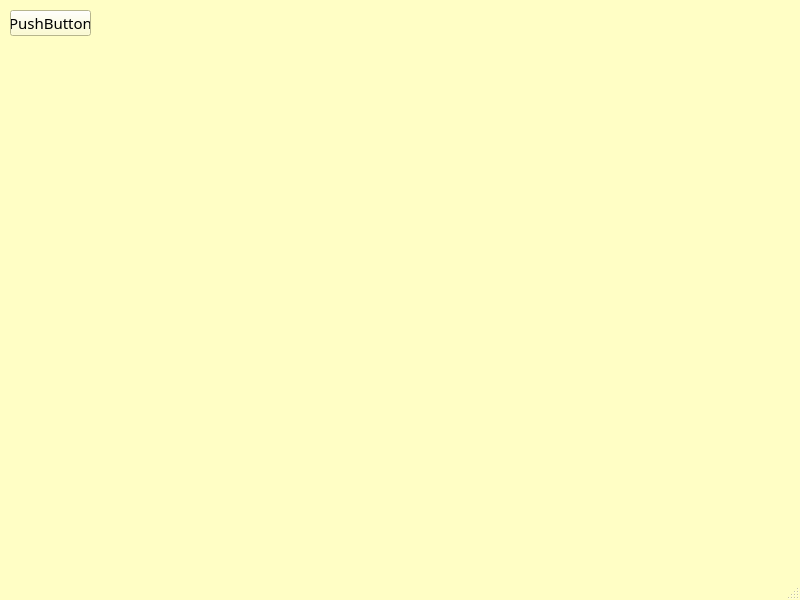
<?xml version="1.0" encoding="UTF-8"?>
<ui version="4.0">
 <class>MainWindow</class>
 <widget class="QMainWindow" name="MainWindow">
  <property name="windowModality">
   <enum>Qt::NonModal</enum>
  </property>
  <property name="enabled">
   <bool>true</bool>
  </property>
  <property name="geometry">
   <rect>
    <x>0</x>
    <y>0</y>
    <width>800</width>
    <height>600</height>
   </rect>
  </property>
  <property name="palette">
   <palette>
    <active>
     <colorrole role="WindowText">
      <brush brushstyle="SolidPattern">
       <color alpha="255">
        <red>0</red>
        <green>0</green>
        <blue>0</blue>
       </color>
      </brush>
     </colorrole>
     <colorrole role="Button">
      <brush brushstyle="SolidPattern">
       <color alpha="255">
        <red>255</red>
        <green>254</green>
        <blue>197</blue>
       </color>
      </brush>
     </colorrole>
     <colorrole role="Light">
      <brush brushstyle="SolidPattern">
       <color alpha="255">
        <red>255</red>
        <green>255</green>
        <blue>255</blue>
       </color>
      </brush>
     </colorrole>
     <colorrole role="Midlight">
      <brush brushstyle="SolidPattern">
       <color alpha="255">
        <red>255</red>
        <green>254</green>
        <blue>226</blue>
       </color>
      </brush>
     </colorrole>
     <colorrole role="Dark">
      <brush brushstyle="SolidPattern">
       <color alpha="255">
        <red>127</red>
        <green>127</green>
        <blue>98</blue>
       </color>
      </brush>
     </colorrole>
     <colorrole role="Mid">
      <brush brushstyle="SolidPattern">
       <color alpha="255">
        <red>170</red>
        <green>169</green>
        <blue>131</blue>
       </color>
      </brush>
     </colorrole>
     <colorrole role="Text">
      <brush brushstyle="SolidPattern">
       <color alpha="255">
        <red>0</red>
        <green>0</green>
        <blue>0</blue>
       </color>
      </brush>
     </colorrole>
     <colorrole role="BrightText">
      <brush brushstyle="SolidPattern">
       <color alpha="255">
        <red>255</red>
        <green>255</green>
        <blue>255</blue>
       </color>
      </brush>
     </colorrole>
     <colorrole role="ButtonText">
      <brush brushstyle="SolidPattern">
       <color alpha="255">
        <red>0</red>
        <green>0</green>
        <blue>0</blue>
       </color>
      </brush>
     </colorrole>
     <colorrole role="Base">
      <brush brushstyle="SolidPattern">
       <color alpha="255">
        <red>255</red>
        <green>255</green>
        <blue>255</blue>
       </color>
      </brush>
     </colorrole>
     <colorrole role="Window">
      <brush brushstyle="SolidPattern">
       <color alpha="255">
        <red>255</red>
        <green>254</green>
        <blue>197</blue>
       </color>
      </brush>
     </colorrole>
     <colorrole role="Shadow">
      <brush brushstyle="SolidPattern">
       <color alpha="255">
        <red>0</red>
        <green>0</green>
        <blue>0</blue>
       </color>
      </brush>
     </colorrole>
     <colorrole role="AlternateBase">
      <brush brushstyle="SolidPattern">
       <color alpha="255">
        <red>255</red>
        <green>254</green>
        <blue>226</blue>
       </color>
      </brush>
     </colorrole>
     <colorrole role="ToolTipBase">
      <brush brushstyle="SolidPattern">
       <color alpha="255">
        <red>255</red>
        <green>255</green>
        <blue>220</blue>
       </color>
      </brush>
     </colorrole>
     <colorrole role="ToolTipText">
      <brush brushstyle="SolidPattern">
       <color alpha="255">
        <red>0</red>
        <green>0</green>
        <blue>0</blue>
       </color>
      </brush>
     </colorrole>
     <colorrole role="PlaceholderText">
      <brush brushstyle="SolidPattern">
       <color alpha="128">
        <red>0</red>
        <green>0</green>
        <blue>0</blue>
       </color>
      </brush>
     </colorrole>
    </active>
    <inactive>
     <colorrole role="WindowText">
      <brush brushstyle="SolidPattern">
       <color alpha="255">
        <red>0</red>
        <green>0</green>
        <blue>0</blue>
       </color>
      </brush>
     </colorrole>
     <colorrole role="Button">
      <brush brushstyle="SolidPattern">
       <color alpha="255">
        <red>255</red>
        <green>254</green>
        <blue>197</blue>
       </color>
      </brush>
     </colorrole>
     <colorrole role="Light">
      <brush brushstyle="SolidPattern">
       <color alpha="255">
        <red>255</red>
        <green>255</green>
        <blue>255</blue>
       </color>
      </brush>
     </colorrole>
     <colorrole role="Midlight">
      <brush brushstyle="SolidPattern">
       <color alpha="255">
        <red>255</red>
        <green>254</green>
        <blue>226</blue>
       </color>
      </brush>
     </colorrole>
     <colorrole role="Dark">
      <brush brushstyle="SolidPattern">
       <color alpha="255">
        <red>127</red>
        <green>127</green>
        <blue>98</blue>
       </color>
      </brush>
     </colorrole>
     <colorrole role="Mid">
      <brush brushstyle="SolidPattern">
       <color alpha="255">
        <red>170</red>
        <green>169</green>
        <blue>131</blue>
       </color>
      </brush>
     </colorrole>
     <colorrole role="Text">
      <brush brushstyle="SolidPattern">
       <color alpha="255">
        <red>0</red>
        <green>0</green>
        <blue>0</blue>
       </color>
      </brush>
     </colorrole>
     <colorrole role="BrightText">
      <brush brushstyle="SolidPattern">
       <color alpha="255">
        <red>255</red>
        <green>255</green>
        <blue>255</blue>
       </color>
      </brush>
     </colorrole>
     <colorrole role="ButtonText">
      <brush brushstyle="SolidPattern">
       <color alpha="255">
        <red>0</red>
        <green>0</green>
        <blue>0</blue>
       </color>
      </brush>
     </colorrole>
     <colorrole role="Base">
      <brush brushstyle="SolidPattern">
       <color alpha="255">
        <red>255</red>
        <green>255</green>
        <blue>255</blue>
       </color>
      </brush>
     </colorrole>
     <colorrole role="Window">
      <brush brushstyle="SolidPattern">
       <color alpha="255">
        <red>255</red>
        <green>254</green>
        <blue>197</blue>
       </color>
      </brush>
     </colorrole>
     <colorrole role="Shadow">
      <brush brushstyle="SolidPattern">
       <color alpha="255">
        <red>0</red>
        <green>0</green>
        <blue>0</blue>
       </color>
      </brush>
     </colorrole>
     <colorrole role="AlternateBase">
      <brush brushstyle="SolidPattern">
       <color alpha="255">
        <red>255</red>
        <green>254</green>
        <blue>226</blue>
       </color>
      </brush>
     </colorrole>
     <colorrole role="ToolTipBase">
      <brush brushstyle="SolidPattern">
       <color alpha="255">
        <red>255</red>
        <green>255</green>
        <blue>220</blue>
       </color>
      </brush>
     </colorrole>
     <colorrole role="ToolTipText">
      <brush brushstyle="SolidPattern">
       <color alpha="255">
        <red>0</red>
        <green>0</green>
        <blue>0</blue>
       </color>
      </brush>
     </colorrole>
     <colorrole role="PlaceholderText">
      <brush brushstyle="SolidPattern">
       <color alpha="128">
        <red>0</red>
        <green>0</green>
        <blue>0</blue>
       </color>
      </brush>
     </colorrole>
    </inactive>
    <disabled>
     <colorrole role="WindowText">
      <brush brushstyle="SolidPattern">
       <color alpha="255">
        <red>127</red>
        <green>127</green>
        <blue>98</blue>
       </color>
      </brush>
     </colorrole>
     <colorrole role="Button">
      <brush brushstyle="SolidPattern">
       <color alpha="255">
        <red>255</red>
        <green>254</green>
        <blue>197</blue>
       </color>
      </brush>
     </colorrole>
     <colorrole role="Light">
      <brush brushstyle="SolidPattern">
       <color alpha="255">
        <red>255</red>
        <green>255</green>
        <blue>255</blue>
       </color>
      </brush>
     </colorrole>
     <colorrole role="Midlight">
      <brush brushstyle="SolidPattern">
       <color alpha="255">
        <red>255</red>
        <green>254</green>
        <blue>226</blue>
       </color>
      </brush>
     </colorrole>
     <colorrole role="Dark">
      <brush brushstyle="SolidPattern">
       <color alpha="255">
        <red>127</red>
        <green>127</green>
        <blue>98</blue>
       </color>
      </brush>
     </colorrole>
     <colorrole role="Mid">
      <brush brushstyle="SolidPattern">
       <color alpha="255">
        <red>170</red>
        <green>169</green>
        <blue>131</blue>
       </color>
      </brush>
     </colorrole>
     <colorrole role="Text">
      <brush brushstyle="SolidPattern">
       <color alpha="255">
        <red>127</red>
        <green>127</green>
        <blue>98</blue>
       </color>
      </brush>
     </colorrole>
     <colorrole role="BrightText">
      <brush brushstyle="SolidPattern">
       <color alpha="255">
        <red>255</red>
        <green>255</green>
        <blue>255</blue>
       </color>
      </brush>
     </colorrole>
     <colorrole role="ButtonText">
      <brush brushstyle="SolidPattern">
       <color alpha="255">
        <red>127</red>
        <green>127</green>
        <blue>98</blue>
       </color>
      </brush>
     </colorrole>
     <colorrole role="Base">
      <brush brushstyle="SolidPattern">
       <color alpha="255">
        <red>255</red>
        <green>254</green>
        <blue>197</blue>
       </color>
      </brush>
     </colorrole>
     <colorrole role="Window">
      <brush brushstyle="SolidPattern">
       <color alpha="255">
        <red>255</red>
        <green>254</green>
        <blue>197</blue>
       </color>
      </brush>
     </colorrole>
     <colorrole role="Shadow">
      <brush brushstyle="SolidPattern">
       <color alpha="255">
        <red>0</red>
        <green>0</green>
        <blue>0</blue>
       </color>
      </brush>
     </colorrole>
     <colorrole role="AlternateBase">
      <brush brushstyle="SolidPattern">
       <color alpha="255">
        <red>255</red>
        <green>254</green>
        <blue>197</blue>
       </color>
      </brush>
     </colorrole>
     <colorrole role="ToolTipBase">
      <brush brushstyle="SolidPattern">
       <color alpha="255">
        <red>255</red>
        <green>255</green>
        <blue>220</blue>
       </color>
      </brush>
     </colorrole>
     <colorrole role="ToolTipText">
      <brush brushstyle="SolidPattern">
       <color alpha="255">
        <red>0</red>
        <green>0</green>
        <blue>0</blue>
       </color>
      </brush>
     </colorrole>
     <colorrole role="PlaceholderText">
      <brush brushstyle="SolidPattern">
       <color alpha="128">
        <red>0</red>
        <green>0</green>
        <blue>0</blue>
       </color>
      </brush>
     </colorrole>
    </disabled>
   </palette>
  </property>
  <property name="font">
   <font>
    <family>Menlo</family>
    <pointsize>11</pointsize>
   </font>
  </property>
  <property name="contextMenuPolicy">
   <enum>Qt::DefaultContextMenu</enum>
  </property>
  <property name="acceptDrops">
   <bool>false</bool>
  </property>
  <property name="windowTitle">
   <string>MainWindow</string>
  </property>
  <property name="windowOpacity">
   <double>1.000000000000000</double>
  </property>
  <property name="toolTip">
   <string>Hellow PyQt5</string>
  </property>
  <property name="toolTipDuration">
   <number>3000</number>
  </property>
  <property name="statusTip">
   <string>Windows status tips</string>
  </property>
  <property name="autoFillBackground">
   <bool>false</bool>
  </property>
  <property name="styleSheet">
   <string notr="true">border-image: url(:/png/dolphing.png);</string>
  </property>
  <property name="locale">
   <locale language="Chinese" country="China"/>
  </property>
  <property name="toolButtonStyle">
   <enum>Qt::ToolButtonIconOnly</enum>
  </property>
  <property name="animated">
   <bool>true</bool>
  </property>
  <property name="documentMode">
   <bool>false</bool>
  </property>
  <property name="tabShape">
   <enum>QTabWidget::Rounded</enum>
  </property>
  <property name="dockNestingEnabled">
   <bool>false</bool>
  </property>
  <property name="dockOptions">
   <set>QMainWindow::AnimatedDocks</set>
  </property>
  <property name="unifiedTitleAndToolBarOnMac">
   <bool>false</bool>
  </property>
  <widget class="QWidget" name="centralwidget">
   <widget class="QPushButton" name="pushButton">
    <property name="enabled">
     <bool>true</bool>
    </property>
    <property name="geometry">
     <rect>
      <x>10</x>
      <y>10</y>
      <width>81</width>
      <height>26</height>
     </rect>
    </property>
    <property name="cursor">
     <cursorShape>ArrowCursor</cursorShape>
    </property>
    <property name="contextMenuPolicy">
     <enum>Qt::NoContextMenu</enum>
    </property>
    <property name="text">
     <string>PushButton</string>
    </property>
   </widget>
  </widget>
  <widget class="QMenuBar" name="menubar">
   <property name="geometry">
    <rect>
     <x>0</x>
     <y>0</y>
     <width>800</width>
     <height>21</height>
    </rect>
   </property>
  </widget>
  <widget class="QStatusBar" name="statusbar"/>
 </widget>
 <resources>
  <include location="img.qrc"/>
 </resources>
 <connections/>
</ui>
